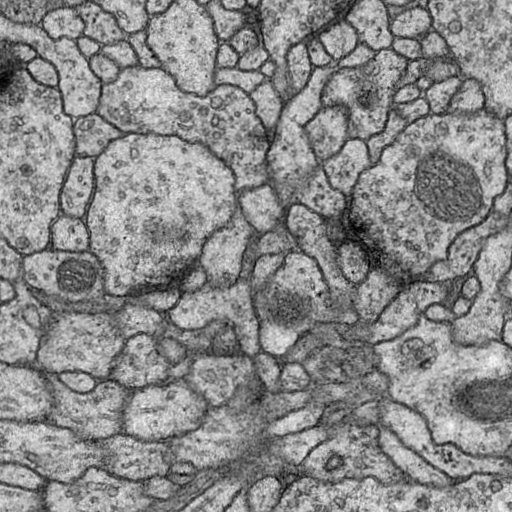
#> input picture COMP9517/Project/data-2/images/train-volume00.jpg, 512 x 512 px, found by its file name
$ jupyter execute --allow-errors 9517_proj_unet_resUnet.ipynb   (shell and % lines are left out)
#> lines starting #> are read from the running program, lines starting #| are printed output that depends on the picture; after the words box and inside, x2 and y2 are one past the last pixel; in counts of white or black regions, pixels touching at a corner belong together
[cell 1]
# This Python 3 environment comes with many helpful analytics libraries installed
# It is defined by the kaggle/python docker image: https://github.com/kaggle/docker-python
# For example, here's several helpful packages to load in

import numpy as np # linear algebra
import pandas as pd # data processing, CSV file I/O (e.g. pd.read_csv)


# Input data files are available in the "../input/" directory.
# For example, running this (by clicking run or pressing Shift+Enter) will list the files in the input directory

import os
#> (the rest of this cell did not finish here and is left out)

[cell 2]
#!pip install albumentations > /dev/null

[cell 3]
from __future__ import print_function
import os,sys,random,cv2,re
import tensorflow as tf
import tifffile
from tensorflow import keras
#from keras.preprocessing.image import ImageDataGenerator
from sklearn.model_selection import train_test_split
from scipy.ndimage.interpolation import map_coordinates
from scipy.ndimage.filters import gaussian_filter
from tensorflow import reduce_sum
from tensorflow.keras.backend import pow
from tensorflow.keras.models import Model
from tensorflow.keras.layers import Input, Conv2D, MaxPool2D, UpSampling2D, Concatenate, Add, Flatten
from tensorflow.keras.losses import binary_crossentropy


from tensorflow.keras.preprocessing.image import ImageDataGenerator
import glob
import skimage.io as io
import skimage.transform as trans
import matplotlib.pyplot as plt
import shutil
import tensorflow.keras.backend as K
from tensorflow.keras.optimizers import Adam
from tensorflow.keras.callbacks import Callback
from tensorflow.keras.callbacks import LearningRateScheduler

from sklearn.model_selection import GridSearchCV
from keras.wrappers.scikit_learn import KerasClassifier

image_size = 512
batch_size = 2
h,w = 512,512

> ***** Train Test Split

[cell 4]
#test-train split
imageData = os.listdir("../input/images")
imageLabel = os.listdir("../input/labels")
#ensure image and labels correspond
imageData.sort()
imageLabel.sort()
#> (the rest of this cell did not finish here and is left out)

Image Augumentation

Elastic Transform

[cell 5]
def elastic_transform(image, alpha, sigma, alpha_affine, random_state=None):
    """Elastic deformation of images as described in [Simard2003]_ (with modifications).
    .. [Simard2003] Simard, Steinkraus and Platt, "Best Practices for
         Convolutional Neural Networks applied to Visual Document Analysis", in
         Proc. of the International Conference on Document Analysis and
         Recognition, 2003.

     Based on https://gist.github.com/erniejunior/601cdf56d2b424757de5
    """
    if random_state is None:
        random_state = np.random.RandomState(None)
    shape = image.shape
    shape_size = shape[:2]

    # Random affine
    center_square = np.float32(shape_size) // 2
    square_size = min(shape_size) // 3
    pts1 = np.float32([center_square + square_size, [center_square[0]+square_size, center_square[1]-square_size], center_square - square_size])
    pts2 = pts1 + random_state.uniform(-alpha_affine, alpha_affine, size=pts1.shape).astype(np.float32)
    M = cv2.getAffineTransform(pts1, pts2)
    image = cv2.warpAffine(image, M, shape_size[::-1], borderMode=cv2.BORDER_REFLECT_101)

    dx = gaussian_filter((random_state.rand(*shape) * 2 - 1), sigma) * alpha
    dy = gaussian_filter((random_state.rand(*shape) * 2 - 1), sigma) * alpha
    dz = np.zeros_like(dx)

    x, y, z = np.meshgrid(np.arange(shape[1]), np.arange(shape[0]), np.arange(shape[2]))
    indices = np.reshape(y+dy, (-1, 1)), np.reshape(x+dx, (-1, 1)), np.reshape(z, (-1, 1))

    return map_coordinates(image, indices, order=1, mode='reflect').reshape(shape)

[cell 6]
# Define function to draw a grid
def draw_grid(im, grid_size):
    # Draw grid lines
    for i in range(0, im.shape[1], grid_size):
        cv2.line(im, (i, 0), (i, im.shape[0]), color=(255,))
    for j in range(0, im.shape[0], grid_size):
        cv2.line(im, (0, j), (im.shape[1], j), color=(255,))

# Load images
im = cv2.imread("../input/images/train-volume00.jpg", -1)
#> im is the input picture: shape (512, 512); min 0, max 253, mean 137.2
im_mask = cv2.imread("../input/labels/train-labels00.jpg", -1)
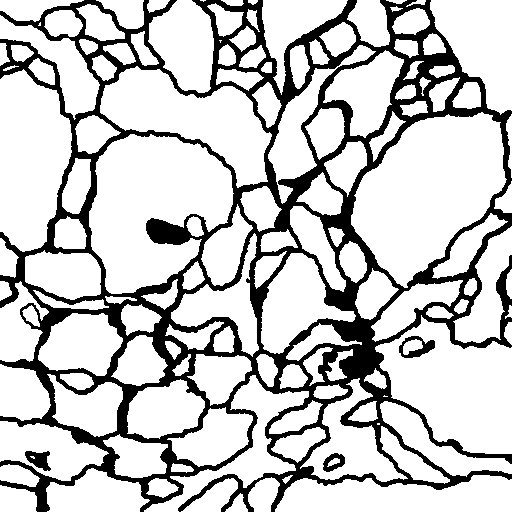
#> input picture COMP9517/Project/data-2/labels/train-labels00.jpg, 512 x 512 px, found by its file name
#> im_mask is the input picture: shape (512, 512); min 0, max 255, mean 198.9
# Draw grid lines
draw_grid(im, 50)
#> after the loop in draw_grid, `for i in range(0, im.shape[1], grid_size):`:
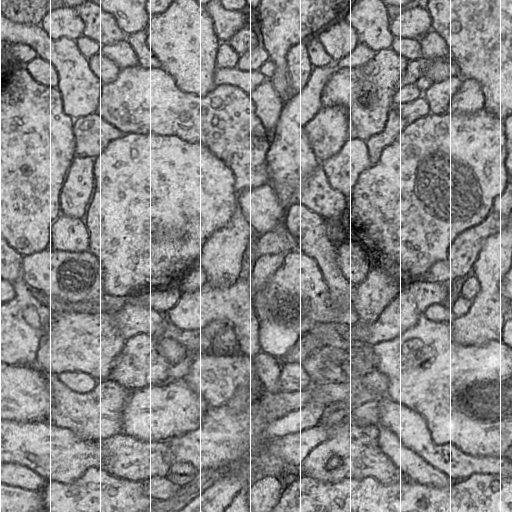
#> im: shape (512, 512); 2.15% of pixels changed, all inside (x1, y1, x2, y2) = (0, 0, 501, 512)
#> after the loop in draw_grid, `for j in range(0, im.shape[0], grid_size):`:
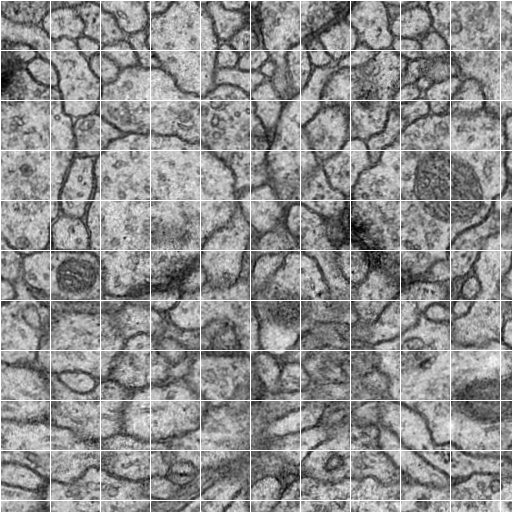
#> im: shape (512, 512); 2.1% of pixels changed, all inside (x1, y1, x2, y2) = (1, 0, 512, 501)
draw_grid(im_mask, 50)
#> call 2 of draw_grid, with grid_size = 50
#> after the loop in draw_grid (call 2), `for j in range(0, im.shape[0], grid_size):`:
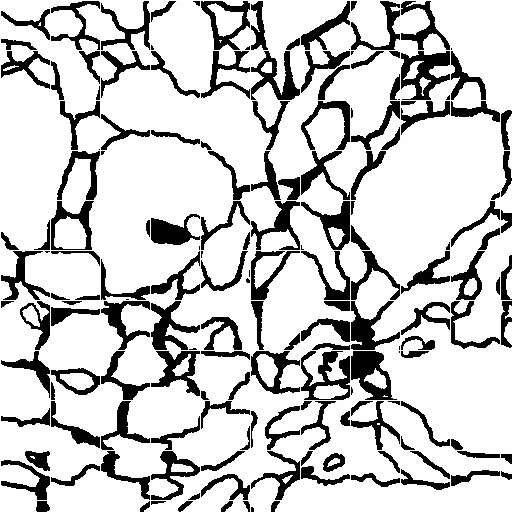
#> im: shape (512, 512); min 0, max 255, mean 201.2

# Merge images into separete channels (shape will be (cols, rols, 2))

im_merge = np.concatenate((im[...,None], im_mask[...,None]), axis=2)

[cell 7]
# [11 lines left out: function elasticTrans, not called in this run]

[cell 8]
# First sample...


# Apply transformation on image
im_merge_t = elastic_transform(im_merge, im_merge.shape[1] * 2, im_merge.shape[1] * 0.08, im_merge.shape[1] * 0.08)
#> in elastic_transform, `M = cv2.getAffineTransform(pts1, pts2)`: M = [[1, -0.0168, 9.27], [0.0896, 1.11, -45.95]]

# Split image and mask
im_t = im_merge_t[...,0]
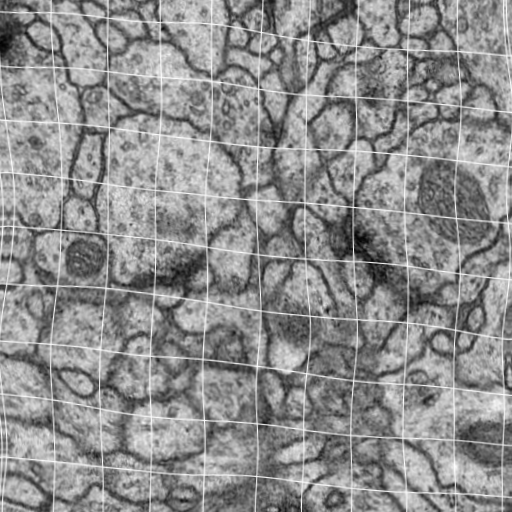
#> im_t: shape (512, 512); min 3, max 255, mean 141.5
im_mask_t = im_merge_t[...,1]
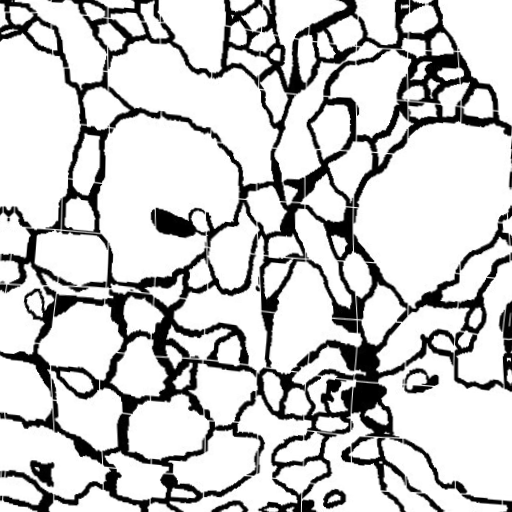
#> im_mask_t: shape (512, 512); min 0, max 255, mean 200.2

# Display result
plt.figure(figsize = (16,14))
plt.imshow(np.c_[np.r_[im, im_mask], np.r_[im_t, im_mask_t]], cmap='gray')
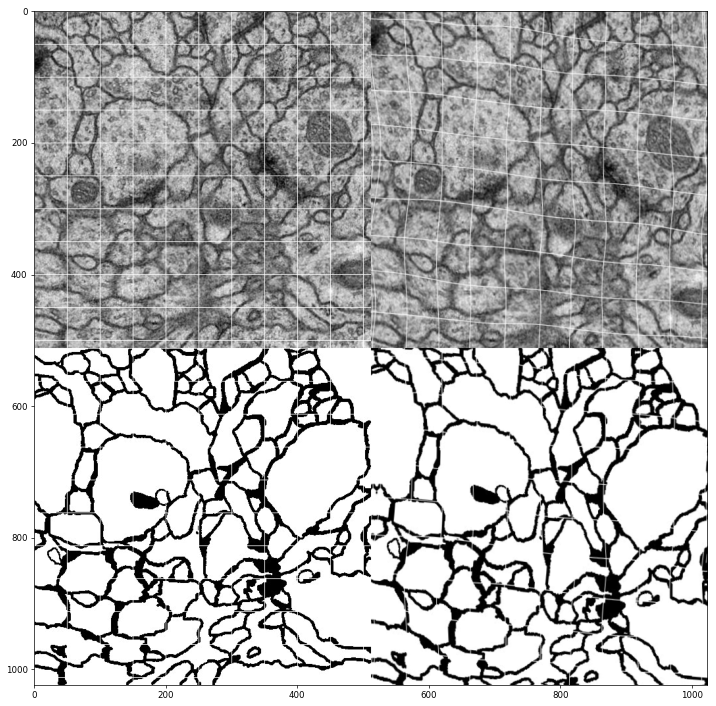
#> figure drawn by matplotlib, 1 panel
